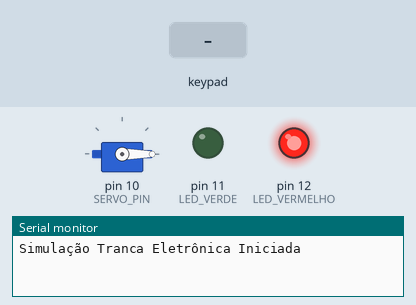
The sketch below on a simulated Arduino Uno, built with avr-gcc and run on an emulated ATmega328P. Parts: servo, output pins drawn as LEDs (lit = HIGH), the last lines printed to the serial monitor. The inputs (shaded band) are chosen by the test bench.

Above: at 1.2 s.
1.3 s: keypad keys 5 5 5 5 # pressed 0.4 s apart
At 4.2 s:
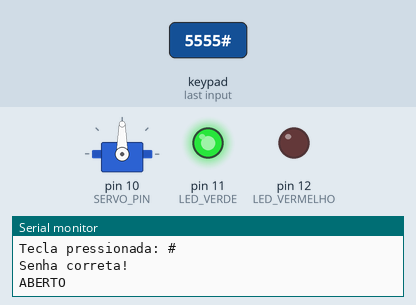
Timing chart, 0 to 14.4 s (numbered marks = the images above; inputs shaded):
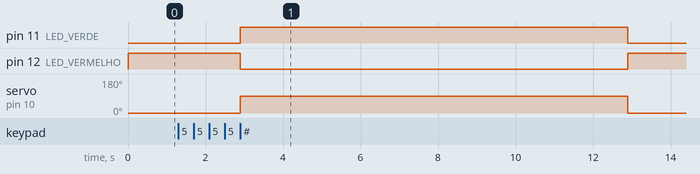

Measured:
- after the input at 1.3 s, pin 11 (LED_VERDE): LOW → HIGH after 1.6 s, → LOW 10.0 s later; pin 12 (LED_VERMELHO): HIGH → LOW after 1.6 s, → HIGH 10.0 s later; servo on pin 10 (SERVO_PIN): 0° → 90° after 1.6 s, → 0° 10.0 s later

The sketch:

tranca.ino
```cpp
#include <Keypad.h>
#include <Servo.h>

// ===================
// Configuração do Keypad
// ===================
const byte ROWS = 4;
const byte COLS = 4;
char keys[ROWS][COLS] = {
  {'1','2','3','A'},
  {'4','5','6','B'},
  {'7','8','9','C'},
  {'*','0','#','D'}
};
byte rowPins[ROWS] = {2,3,4,5};
byte colPins[COLS] = {6,7,8,9};

Keypad keypad = Keypad(makeKeymap(keys), rowPins, colPins, ROWS, COLS);

// ===================
// Configuração do Servo e LEDs
// ===================
Servo servo;
const byte SERVO_PIN = 10;
const int FECHADO = 0;
const int ABERTO = 90;

// LEDs virtuais no Wokwi
const byte LED_VERDE = 11;   // aberto
const byte LED_VERMELHO = 12; // fechado

// ===================
// Constantes do Projeto
// ===================
const char SENHA[] = "5555";
const byte TAM = 4;
const byte TENT_MAX = 1;
const unsigned long BLOQ_MS = 20000;

// ===================
// Variáveis de Estado
// ===================
char buffer[TAM];
byte idx = 0;
byte tentativas = 0;
bool bloqueado = false;
unsigned long tBloq = 0;

// ===================
// Função para abrir a tranca com LEDs
// ===================
void abrirTranca() {
  // Abrir servo
  servo.write(ABERTO);
  Serial.println("ABERTO");
  digitalWrite(LED_VERDE, HIGH);
  digitalWrite(LED_VERMELHO, LOW);

  delay(10000); // tempo aberto (ajustado para testes)

  // Fechar servo
  servo.write(FECHADO);
  Serial.println("FECHADO");
  digitalWrite(LED_VERDE, LOW);
  digitalWrite(LED_VERMELHO, HIGH);
}

// ===================
// Setup inicial
// ===================
void setup() {
  Serial.begin(9600);
  servo.attach(SERVO_PIN);
  servo.write(FECHADO);
  pinMode(LED_VERDE, OUTPUT);
  pinMode(LED_VERMELHO, OUTPUT);
  digitalWrite(LED_VERDE, LOW);
  digitalWrite(LED_VERMELHO, HIGH); // começa fechado

  Serial.println("Simulação Tranca Eletrônica Iniciada");
}

// ===================
// Loop principal
// ===================
void loop() {
  // Se bloqueado, verificar tempo
  if(bloqueado){
    if(millis() - tBloq >= BLOQ_MS){
      bloqueado = false;
      tentativas = 0;
      Serial.println("Bloqueio encerrado. Pode digitar novamente.");
    } else {
      // mostrar countdown a cada loop (opcional)
      unsigned long restante = (BLOQ_MS - (millis()-tBloq)) / 1000;
      Serial.print("Bloqueado por ");
      Serial.print(restante);
      Serial.println(" s");
      delay(1000);
      return; // não processa teclas
    }
  }

  char key = keypad.getKey();
  if(key){
    Serial.print("Tecla pressionada: ");
    Serial.println(key);

    // Apagar último dígito
    if(key == '*'){
      if(idx > 0){
        idx--;
        buffer[idx] = '\0';
        Serial.print("Último dígito apagado, buffer atual: ");
        for(byte i=0;i<idx;i++) Serial.print(buffer[i]);
        Serial.println();
      }
    }
    // Confirmar senha
    else if(key == '#'){
      if(idx == TAM){
        bool correta = true;
        for(byte i=0;i<TAM;i++){
          if(buffer[i] != SENHA[i]){
            correta = false;
            break;
          }
        }

        if(correta){
          Serial.println("Senha correta!");
          abrirTranca();
          tentativas = 0; // zera tentativas
        } else {
          tentativas++;
          Serial.print("Senha incorreta! Tentativa ");
          Serial.println(tentativas);
          if(tentativas >= TENT_MAX){
            bloqueado = true;
            tBloq = millis();
            Serial.println("Máximo de tentativas atingido. Bloqueio 20s.");
          }
        }
      } else {
        Serial.println("Senha incompleta!");
      }
      idx = 0; // limpa buffer após #
      for(byte i=0;i<TAM;i++) buffer[i]='\0';
    }
    // Digito normal
    else if(key >= '0' && key <= '9'){
      if(idx < TAM){
        buffer[idx] = key;
        idx++;
      }
    }
  }
}
```
